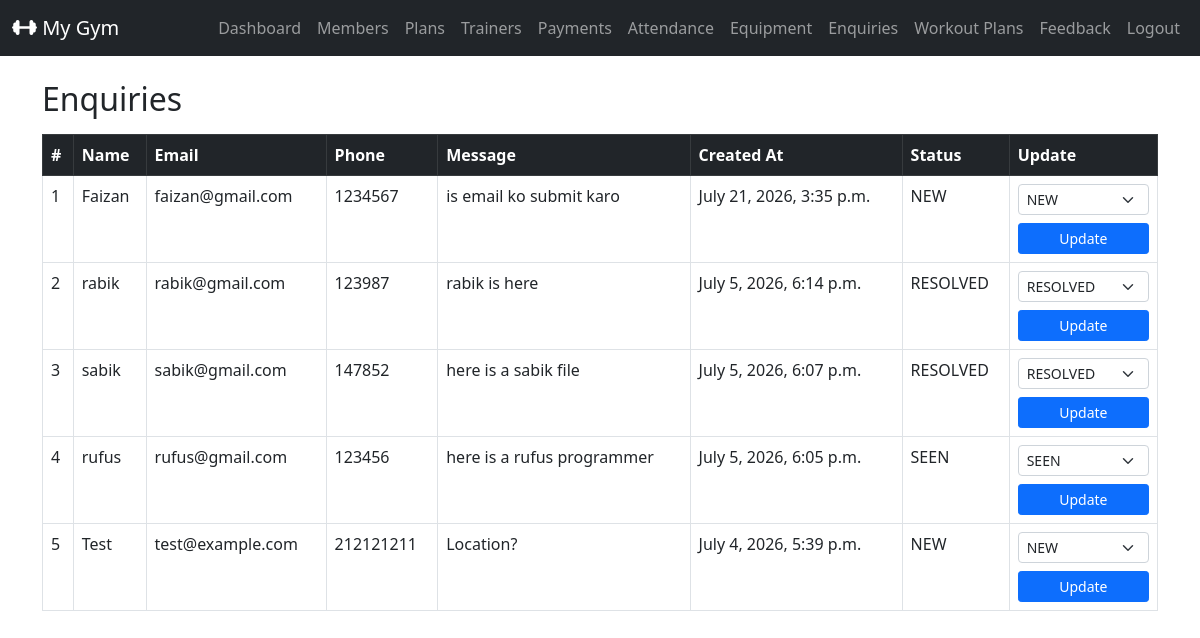
/admin_enquiries_list (signed in), run on the app's committed database.
### gymapp/models.py (models this page shows, shortened)
class Enquiry(models.Model):
  ENQUIRY_STATUS_CHOICES = (
    ('NEW','New'),
    ('SEEN','Seen'),
    ('RESOLVED','Resolved'),
  )
  name = models.CharField(max_length=100)
  email = models.EmailField()
  mobile = models.CharField(max_length=15)
  message = models.TextField()
  created_at = models.DateTimeField(auto_now_add=True)
  status = models.CharField(max_length=20,choices=ENQUIRY_STATUS_CHOICES,default='NEW')

### gymapp/views.py (the view)
    def wrapper(request, *args, **kwargs):
        if not request.user.is_authenticated or getattr(request.user,'role',None)!='ADMIN':
            messages.error(request,'You must be an admin to access this page')
            return redirect('admin_login')
        return view_func(request, *args, **kwargs)

### gymapp/views.py (called while the page is built)
def admin_required(view_func):
    def wrapper(request, *args, **kwargs):
        if not request.user.is_authenticated or getattr(request.user,'role',None)!='ADMIN':
            messages.error(request,'You must be an admin to access this page')
            return redirect('admin_login')
        return view_func(request, *args, **kwargs)
    return wrapper

@admin_required
def admin_enquiries_list(request):
    enquiries = Enquiry.objects.all().order_by('-created_at')
    return render(request,'admin_enquiry_list.html',{'enquiries':enquiries})

### gymapp/templates/admin_enquiry_list.html (shortened to what this page needs)
{% extends 'base.html' %}
{% block content %}
<h2 class="mb-3">Enquiries</h2>
  <table class="table table-bordered table-triped">
    <thead class="table-dark">
      <tr>
        <th>#</th>
        <th>Name</th>
        <th>Email</th>
        <th>Phone</th>
        <th>Message</th>
        <th>Created At</th>
        <th>Status</th>
        <th>Update</th>
      </tr>
    </thead>
    <tbody>
      {% for enquiry in enquiries %}
        <tr>
          <td>{{ forloop.counter }}</td>
          <td>{{ enquiry.name }}</td>
          <td>{{ enquiry.email }}</td>
          <td>{{ enquiry.mobile }}</td>
          <td style="max-width: 250px;">{{ enquiry.message }}</td>
          <td>{{ enquiry.created_at }}</td>
          <td>{{ enquiry.status }}</td>
          <td>
            <form method="post" action="{% url 'admin_enquiry_update_status' enquiry.id %}">
            <select name="status" class="form-select form-select-sm mb-2">
              <option value="NEW" {% if enquiry.status == 'NEW' %}selected{% endif %}>NEW</option>
              <option value="SEEN" {% if enquiry.status == 'SEEN' %}selected{% endif %}>SEEN</option>
              <option value="RESOLVED" {% if enquiry.status == 'RESOLVED' %}selected{% endif %}>RESOLVED</option>
            </select>
            <button type="submit" class="btn btn-sm btn-primary w-100">Update</button>
          </form>
          </td>
        </tr>
      {% endfor %}
    </tbody>
  </table>
{% endblock %}

### data on the page
Enquiry: name "Faizan", email "faizan@gmail.com", mobile "1234567", message "is email ko submit karo", created_at "July 21, 2026, 3:35 p.m.", status "NEW"
Enquiry: name "rabik", email "rabik@gmail.com", mobile "123987", message "rabik is here", created_at "July 5, 2026, 6:14 p.m.", status "RESOLVED"
Enquiry: name "sabik", email "sabik@gmail.com", mobile "147852", message "here is a sabik file", created_at "July 5, 2026, 6:07 p.m.", status "RESOLVED"
Enquiry: name "rufus", email "rufus@gmail.com", mobile "123456", message "here is a rufus programmer", created_at "July 5, 2026, 6:05 p.m.", status "SEEN"
Enquiry: name "Test", email "test@example.com", mobile "212121211", message "Location?", created_at "July 4, 2026, 5:39 p.m.", status "NEW"
